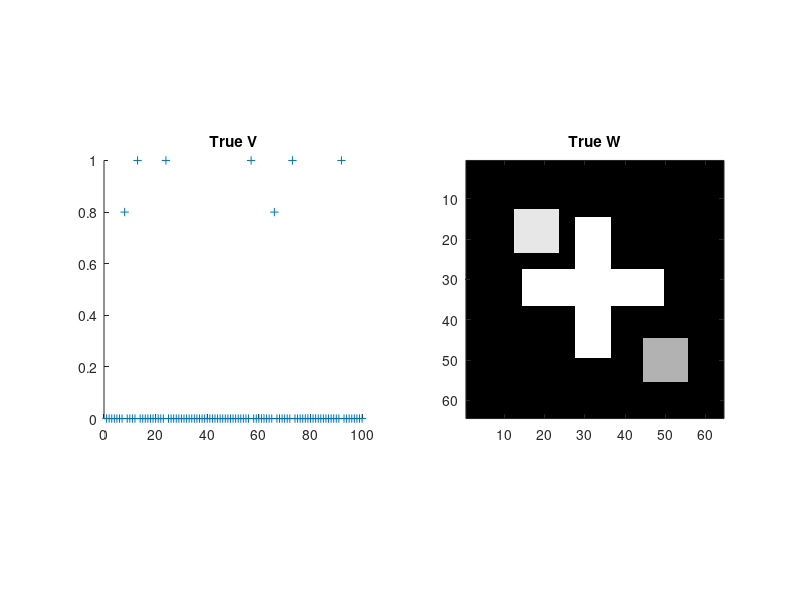
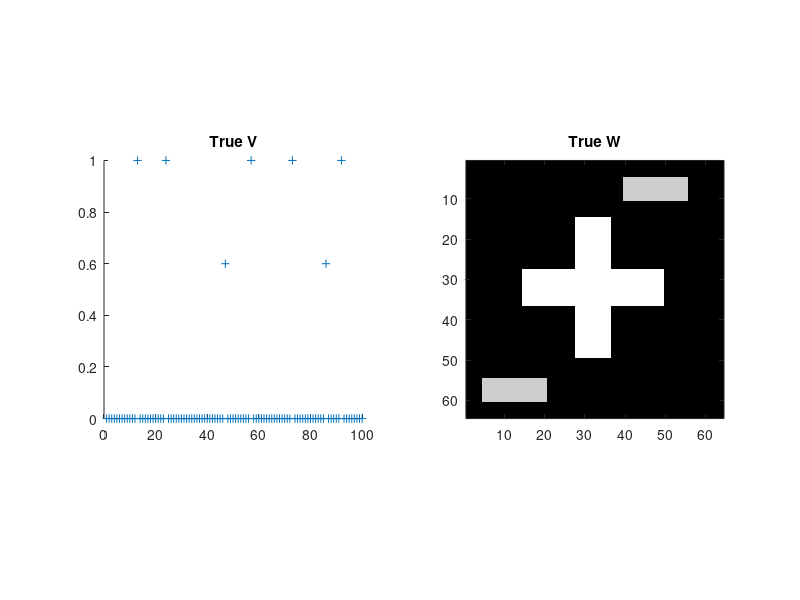

These charts were generated, in order, by the following MATLAB code: (Note: this script raises an error after producing the figures.)
close all; clear; clc;
addpath(genpath('tensor_toolbox_2.6'));
    
%% Synthetic Data

% 1D X true signal: 100-by-1 vector
V = zeros(100, 1);
V([13 24 57 73 92]) = 1;

W = zeros(64, 64);
W(15:49, 28:36) = 1;
W(28:36, 15:49) = 1;
[p1, p2] = size(W);

% Group 1
V1 = V;
V1([8 66]) = 0.8;
W1 = W;
% W1(28:36, 28:36) = 0;
W1(13:23, 13:23) = 0.9;
W1(45:55, 45:55) = 0.7;

% for i = 1:10
%     position1 = round(rand(1)*60)+1;
%     position2 = round(rand(1)*60)+1;
%     W1(position1:position1+3, position2:position2+3) = 0.9;
% end

% Group 2
V2 = V;
V2([47 86]) = 0.6;
W2 = W;
% W2(28:36, 28:36) = 0;
W2(55:60, 5:20) = 0.8;
W2(5:10, 40:55) = 0.8;

% for i = 1:10
%     position1 = round(rand(1)*60)+1;
%     position2 = round(rand(1)*60)+1;
%     W2(position1:position1+3, position2:position2+3) = 0.9;
% end


% 2D Y true signal: 64-by-64 cross
figure;
set(gca, 'FontSize', 15);
subplot(1, 2, 1)
hold on;
plot(double(V1), '+')
title('True V');
axis square;
subplot(1, 2, 2)
imagesc(W1);
colormap(gray);
title('True W');
axis square;

figure;
set(gca, 'FontSize', 15);
subplot(1, 2, 1)
hold on;
plot(double(V2), '+')
title('True V');
axis square;
subplot(1, 2, 2)
imagesc(W2);
colormap(gray);
title('True W');
axis square;


% simulate joint normal random deviates
n1 = 1000; n2 = 1000;
rho1 = 0.95; rho2 = 0.97;

s = RandStream('mt19937ar','Seed',1);
RandStream.setGlobalStream(s);

[X1, Y1] = simcca(V1, W1(:), rho1, n1, 'noisex', 1, 'noisey', 1e-3);
[X2, Y2] = simcca(V2, W2(:), rho2, n2, 'noisex', 1, 'noisey', 1e-3);

X = [X1; X2];
Y = [Y1; Y2];

% make data into tensors
if ~isa(X, 'tensor')
  X = tensor(X');
  Y = tensor(Y', [p1 p2 n1+n2]);
end

if ~isa(X1, 'tensor')
  X1 = tensor(X1');
  Y1 = tensor(Y1', [p1 p2 n1]);
end

if ~isa(X2, 'tensor')
  X2 = tensor(X2');
  Y2 = tensor(Y2', [p1 p2 n2]);
end

lambda = 0;
rx = 1; ry = 5;

%% Overall STCCA
[betax0, betay0, rho] = tcca(X, Y, rx, ry, lambda);

figure;
set(gca, 'FontSize', 15);
subplot(1, 2, 1)
hold on;
plot(abs(double(betax0)), 'o')
title({['Group1 STCCA, rank = (', num2str(rx) ', ' num2str(ry) ')']; ...
  ['\angle (V, Vhat) = ' num2str(abs(sum((V1(:) / norm(V1(:))) ...
  .* (double(betax0(:)) / norm(double(betax0(:)))))))]});
axis square;
subplot(1, 2, 2)
imagesc(double(full(betay0)));
colormap(gray);
title({['\rhohat = ' num2str(rho)]; ...
  ['\angle (W, What) = ' num2str(abs(sum((W1(:) / norm(W1(:))) ...
  .* (vec(double(full(betay0))) / norm(betay0)))))]});
axis square

STCCA_U1 = (abs(sum((V1(:) / norm(V1(:))) .* (double(betax0(:)) / norm(double(betax0(:)))))));
STCCA_V1 = (abs(sum((W1(:) / norm(W1(:))) .* (vec(double(full(betay0))) / norm(betay0)))));

figure;
set(gca, 'FontSize', 15);
subplot(1, 2, 1)
hold on;
plot(abs(double(betax0)), 'o')
title({['Group2 STCCA, rank = (', num2str(rx) ', ' num2str(ry) ')']; ...
  ['\angle (V, Vhat) = ' num2str(abs(sum((V2(:) / norm(V2(:))) ...
  .* (double(betax0(:)) / norm(double(betax0(:)))))))]});
axis square;
subplot(1, 2, 2)
imagesc(double(full(betay0)));
colormap(gray);
title({['\rhohat = ' num2str(rho)]; ...
  ['\angle (W, What) = ' num2str(abs(sum((W2(:) / norm(W2(:))) ...
  .* (vec(double(full(betay0))) / norm(betay0)))))]});
axis square

STCCA_U2 = (abs(sum((V2(:) / norm(V2(:))) .* (double(betax0(:)) / norm(double(betax0(:)))))));
STCCA_V2 = (abs(sum((W2(:) / norm(W2(:))) .* (vec(double(full(betay0))) / norm(betay0)))));

betay0 = double(full(betay0));
betax0 = double(full(betax0));

%% GS-TCCA
X_lt = cell(2, 1); Y_lt = cell(2, 1);
X_lt{1} = X1; X_lt{2} = X2;
Y_lt{1} = Y1; Y_lt{2} = Y2;

[betax, betay, rho] = gtcca(X_lt, Y_lt, rx, ry, lambda, ...
    'xl0maxprop', 0.4, 'yl0maxprop', 0.4, 'alpha', 0.3, 'sigma', 0.4);

betax1 = betax{1}; betax2 = betax{2};
betay1 = betay{1}; betay2 = betay{2};

figure;
set(gca, 'FontSize', 15);
subplot(1, 2, 1)
hold on;
plot(abs(double(betax1)), 'o')
title({['Group1 GS-TCCA, rank = (', num2str(rx) ', ' num2str(ry) ')']; ...
  ['\angle (V, Vhat) = ' num2str(abs(sum((V1(:) / norm(V1(:))) ...
  .* (double(betax1(:)) / norm(double(betax1(:)))))))]});
axis square;
subplot(1, 2, 2)
imagesc(double(full(betay1)));
colormap(gray);
title({['\rhohat = ' num2str(rho{1})]; ...
  ['\angle (W, What) = ' num2str(abs(sum((W1(:) / norm(W1(:))) ...
  .* (vec(double(full(betay1))) / norm(betay1)))))]});
axis square

GTCCA_U1 = (abs(sum((V1(:) / norm(V1(:))) .* (double(betax1(:)) / norm(double(betax1(:)))))));
GTCCA_V1 = (abs(sum((W1(:) / norm(W1(:))) .* (vec(double(full(betay1))) / norm(betay1)))));

figure;
set(gca, 'FontSize', 15);
subplot(1, 2, 1)
hold on;
plot(abs(double(betax2)), 'o')
title({['Group2 GS-TCCA, rank = (', num2str(rx) ', ' num2str(ry) ')']; ...
  ['\angle (V, Vhat) = ' num2str(abs(sum((V2(:) / norm(V2(:))) ...
  .* (double(betax2(:)) / norm(double(betax2(:)))))))]});
axis square;
subplot(1, 2, 2)
imagesc(double(full(betay2)));
colormap(gray);
title({['\rhohat = ' num2str(rho{2})]; ...
  ['\angle (W, What) = ' num2str(abs(sum((W2(:) / norm(W2(:))) ...
  .* (vec(double(full(betay2))) / norm(betay2)))))]});
axis square

GTCCA_U2 = (abs(sum((V2(:) / norm(V2(:))) .* (double(betax2(:)) / norm(double(betax2(:)))))));
GTCCA_V2 = (abs(sum((W2(:) / norm(W2(:))) .* (vec(double(full(betay2))) / norm(betay2)))));

betay1 = double(full(betay1));
betay2 = double(full(betay2));

betax1 = double(full(betax1));
betax2 = double(full(betax2));

%% Group 1 STCCA
[betax3, betay3, rho] = tcca(X1, Y1, rx, ry, lambda);

figure;
set(gca, 'FontSize', 15);
subplot(1, 2, 1)
hold on;
plot(abs(double(betax3)), 'o')
title({['Group1 STCCA, rank = (', num2str(rx) ', ' num2str(ry) ')']; ...
  ['\angle (V, Vhat) = ' num2str(abs(sum((V1(:) / norm(V1(:))) ...
  .* (double(betax3(:)) / norm(double(betax3(:)))))))]});
axis square;
subplot(1, 2, 2)
imagesc(double(full(betay3)));
colormap(gray);
title({['\rhohat = ' num2str(rho)]; ...
  ['\angle (W, What) = ' num2str(abs(sum((W1(:) / norm(W1(:))) ...
  .* (vec(double(full(betay3))) / norm(betay3)))))]});
axis square

Ind_U1 = (abs(sum((V1(:) / norm(V1(:))) .* (double(betax3(:)) / norm(double(betax3(:)))))));
Ind_V1 = (abs(sum((W1(:) / norm(W1(:))) .* (vec(double(full(betay3))) / norm(betay3)))));

%% Group 2 STCCA
[betax4, betay4, rho] = tcca(X2, Y2, rx, ry, lambda ...
    );

figure;
set(gca, 'FontSize', 15);
subplot(1, 2, 1)
hold on;
plot(abs(double(betax4)), 'o')
title({['Group2 STCCA, rank = (', num2str(rx) ', ' num2str(ry) ')']; ...
  ['\angle (V, Vhat) = ' num2str(abs(sum((V2(:) / norm(V2(:))) ...
  .* (double(betax4(:)) / norm(double(betax4(:)))))))]});
axis square;
subplot(1, 2, 2)
imagesc(double(full(betay4)));
colormap(gray);
title({['\rhohat = ' num2str(rho)]; ...
  ['\angle (W, What) = ' num2str(abs(sum((W2(:) / norm(W2(:))) ...
  .* (vec(double(full(betay4))) / norm(betay4)))))]});
axis square

Ind_U2 = (abs(sum((V2(:) / norm(V2(:))) .* (double(betax4(:)) / norm(double(betax4(:)))))));
Ind_V2 = (abs(sum((W2(:) / norm(W2(:))) .* (vec(double(full(betay4))) / norm(betay4)))));

betay3 = double(full(betay3));
betay4 = double(full(betay4));

betax3 = double(full(betax3));
betax4 = double(full(betax4));